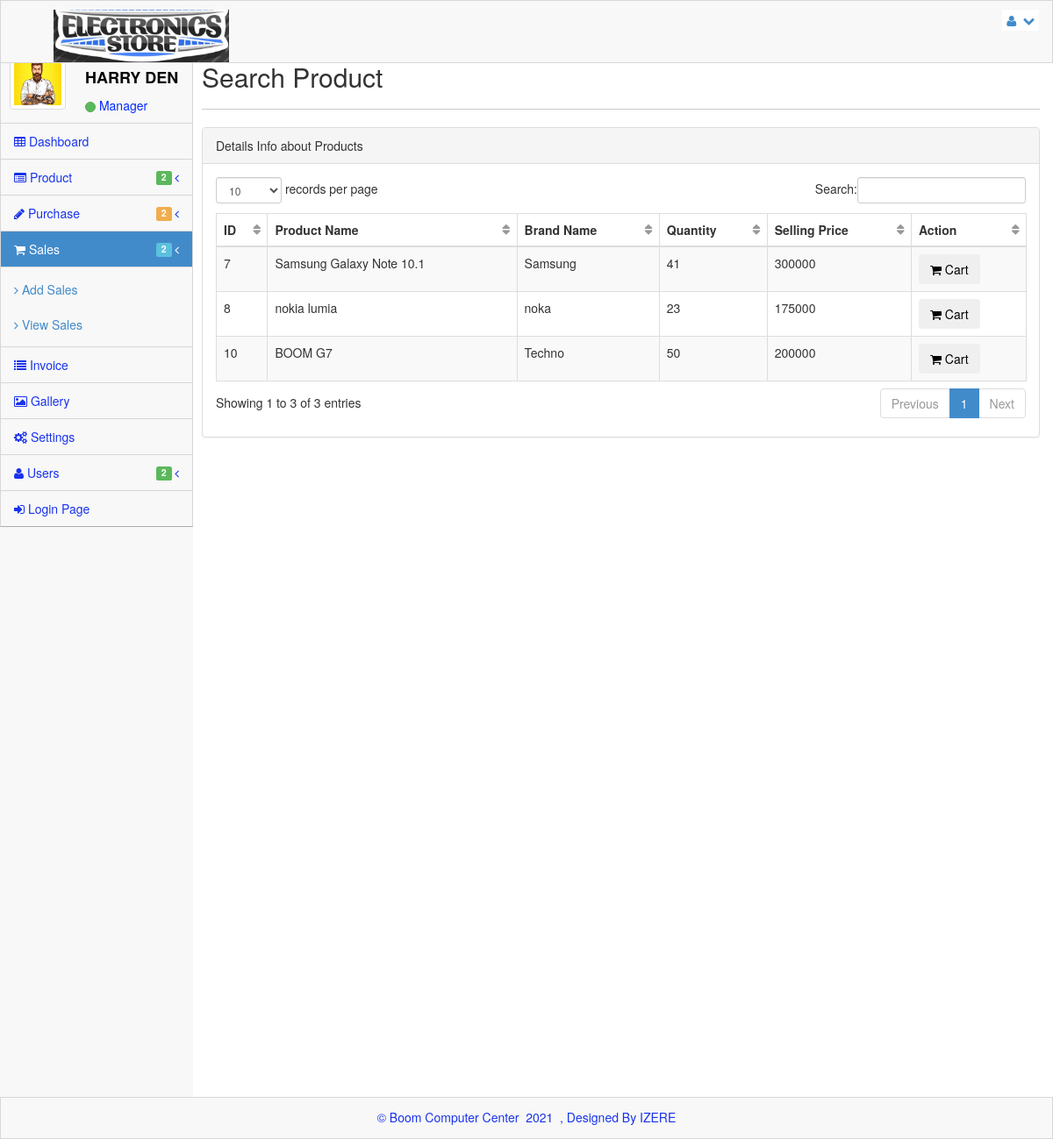
Page /ViewProductToSale.php (signed in) on the committed database.
### tables this page shows
CREATE TABLE IF NOT EXISTS `product` (
  `productid` int(11) NOT NULL AUTO_INCREMENT,
  `product_name` varchar(100) NOT NULL,
  `brand` varchar(50) NOT NULL,
  `price` int(11) NOT NULL,
  `quantity` int(11) NOT NULL,
  `TotalPrice` int(11) NOT NULL,
  `displaysize` varchar(100) NOT NULL,
  `operatingsystem` varchar(100) NOT NULL,
  `Processor` varchar(100) NOT NULL,
  `InternalMemory` varchar(100) NOT NULL,
  `RAM` varchar(100) NOT NULL,
  `cameradescription` varchar(100) NOT NULL,
  `batterylife` varchar(100) NOT NULL,
  `weight` varchar(35) NOT NULL,
  `model` varchar(40) NOT NULL,
  `dimension` varchar(100) NOT NULL,
  `ASIN` varchar(45) NOT NULL,
  `description` text NOT NULL,
  `flaturedimage` varchar(100) NOT NULL,
  `status` varchar(50) NOT NULL,
  `date` varchar(20) NOT NULL,
  `IDUser` int(11) NOT NULL,
  `IDBranch` int(11) NOT NULL,
  PRIMARY KEY (`productid`)
);

### ViewProductToSale.php (the view, shortened to what this page needs)
<?php
if($_SESSION){
$IDBranch=$_SESSION["IDBranch"];
$role=$_SESSION["role"];
include 'Config/config1.php';
?>
<!DOCTYPE html>
 <html lang="en">
<head>
    <link rel="stylesheet" href="assets/plugins/bootstrap/css/bootstrap.css" />
    <link rel="stylesheet" href="assets/css/main.css" />
    <link rel="stylesheet" href="assets/css/theme.css" />
    <link rel="stylesheet" href="assets/css/MoneAdmin.css" />
    <link rel="stylesheet" href="assets/plugins/Font-Awesome/css/font-awesome.css" />
    <link href="assets/plugins/dataTables/dataTables.bootstrap.css" rel="stylesheet" />
</head>
<body class="padTop53 " >
    <div id="wrap">
        <div id="top">
            <nav class="navbar navbar-inverse navbar-fixed-top " style="padding-top: 10px;">
                <header class="navbar-header">
                    <a href="index.html" class="navbar-brand">
                  <img src="assets/img/logo1.png" alt="" / width="200px"></a>
                </header>
                <ul class="nav navbar-top-links navbar-right">
                    <li class="dropdown">
                        <a class="dropdown-toggle" data-toggle="dropdown" href="#">
                            <i class="icon-user "></i>&nbsp; <i class="icon-chevron-down "></i>
                        </a>
                    </li>
                </ul>
            </nav>
        </div>
       <div id="left" >
            <div class="media user-media well-small">
                <a class="user-link" href="#">
                    <img class="media-object img-thumbnail user-img" alt="User Picture" src="assets/img/Profile_Uploaded/<?php echo $_SESSION["profilepicture"] ?>" / style="width:64px; height:64px">
                </a>
                <br />
                <div class="media-body">
                    <h5 class="media-heading"> <?php echo $_SESSION["name"] ?></h5>
                    <ul class="list-unstyled user-info">
                        <li>
                             <a class="btn btn-success btn-xs btn-circle" style="width: 10px;height: 12px;"></a> <?php echo $_SESSION["role"] ?>
                        </li>
                    </ul>
                </div>
                <br />
            </div>
            <ul id="menu" class="collapse">
                <li class="panel">
                    <a href="dashboard.php" >
                        <i class="icon-table"></i> Dashboard
                    </a>
                </li>
                 <li class="panel">
                    <a href="#" data-parent="#menu" data-toggle="collapse" class="accordion-toggle" data-target="#Product">
                        <i class="icon-list-alt"></i> Product
                        <span class="pull-right">
                            <i class="icon-angle-left"></i>
                        </span>
                          &nbsp; <span class="label label-success">2</span>&nbsp;
                    </a>
                </li>
                <?php
				if($role=="Manager")
				{
				?>
                <li class="panel">
                    <a href="#" data-parent="#menu" data-toggle="collapse" class="accordion-toggle" data-target="#Purchase">
                        <i class="icon-pencil"></i> Purchase
                        <span class="pull-right">
                            <i class="icon-angle-left"></i>
                        </span>
                          &nbsp; <span class="label label-warning">2</span>&nbsp;
                    </a>
                </li>
				<?php } ?>
                <li class="panel active">
                    <a href="#" data-parent="#menu" data-toggle="collapse" class="accordion-toggle" data-target="#Sales">
                        <i class="icon-shopping-cart"></i> Sales
                        <span class="pull-right">
                            <i class="icon-angle-left"></i>
                        </span>
                          &nbsp; <span class="label label-info">2</span>&nbsp;
                    </a>
                    <ul class="in" id="Sales">
                        <li><a href="ViewProductToSale.php"><i class="icon-angle-right"></i> Add Sales </a></li>
                        <li><a href="ViewSales.php"><i class="icon-angle-right"></i> View Sales </a></li>
                    </ul>
                </li>
                <li><a href="ViewInvoice.php"><i class="icon-list "></i> Invoice </a></li>
                <li><a href="gallery.php"><i class="icon-picture"></i> Gallery </a></li>
				<?php
				if($role=="Manager")
				{
				?>
                <li><a href="Settings.php"><i class="icon-cogs"></i> Settings </a></li>
                 <li class="panel">
                    <a href="#" data-parent="#menu" data-toggle="collapse" class="accordion-toggle" data-target="#Users">
                        <i class="icon-user"></i> Users
                        <span class="pull-right">
                            <i class="icon-angle-left"></i>
                        </span>
                         &nbsp; <span class="label label-success">2</span>&nbsp;
                    </a>
                </li>
                <?php } ?>
                <li><a href="Execute/ExDestroySession.php"><i class="icon-signin"></i> Login Page </a></li>
            </ul>
        </div>
        <div id="content">
            <div class="inner">
                <div class="row">
                    <div class="col-lg-12">
                        <h2> Search Product </h2>
                    </div>
                </div>
                <hr />
                <div class="row">
                <div class="col-lg-12">
                    <div class="panel panel-default">
                        <div class="panel-heading">
                            Details Info about Products
                      </div>
                        <div class="panel-body">
                            <div class="table-responsive">
                                <table class="table table-striped table-bordered table-hover" id="dataTables-example">
                                    <thead>
                                        <tr>
                                            <th>ID</th>
                                            <th>Product Name</th>
                                            <th>Brand Name</th>
                                            <th>Quantity</th>
                                            <th>Selling Price</th>
                                            <th>Action</th>
                                      </tr>
                                    </thead>
                                    <tbody>
                                    <?php
									if($role=="Manager")
								{
					$query= $dbo->query("SELECT * FROM product ORDER by productid DESC");
					foreach ($query as $product) {
					?>
                                        <tr class="odd gradeX">
                                        	<td><?php echo $product['productid'];?></td>
                                            <td><?php echo $product['product_name'];?></td>
                                            <td><?php echo $product['brand'];?></td>
                                            <td class="center"><?php echo $product['quantity'];?></td>
                                            <td>
                                            <?php
												$IDProduct=$product['productid'];
                                           		 $quer= mysql_query("SELECT DISTINCT Price FROM price where IDProduct='$IDProduct'");
												 while($i = mysql_fetch_array($quer))
														{
													$Price=$i['Price'];
													}
											?>
											<?php echo $Price;?>
                                            </td>
                                            <td class="center">
                                            <a href="AddNewSales.php? id=<?php echo $product['productid'];?>">
                                            <button class="btn"><i class=" icon-shopping-cart"></i> Cart</button> </a>
                                            </td>
                                        </tr>
                                    <?php } }
									else
								{
					$query= $dbo->query("SELECT * FROM product WHERE IDBranch='$IDBranch' ORDER by productid DESC");
					foreach ($query as $product) {
					?>
                                        <tr class="odd gradeX">
                                        	<td><?php echo $product['productid'];?></td>
                                            <td><?php echo $product['product_name'];?></td>
                                            <td><?php echo $product['brand'];?></td>
                                            <td class="center"><?php echo $product['quantity'];?></td>
                                            <td>
                                            <?php
												$IDProduct=$product['productid'];
                                           		 $quer= mysql_query("SELECT DISTINCT Price FROM price where IDProduct='$IDProduct'");
												 while($i = mysql_fetch_array($quer))
														{
													$Price=$i['Price'];
													}
											?>
											<?php echo $Price;?>
                                            </td>
                                            <td class="center">
                                            <a href="AddNewSales.php? id=<?php echo $product['productid'];?>">
                                            <button class="btn"><i class=" icon-shopping-cart"></i> Cart</button> </a>
                                            </td>
                                        </tr>
                                    <?php } }?>
                                  </tbody>
                                </table>
                            </div>
                        </div>
                    </div>
                </div>
            </div>
            </div>
        </div>
    </div>
   <?php
	include 'Footer.php';
	?>
</body>
</html>
<?php
}
else{
echo "<script>location.href='index.php'</script>";
} ?>

### assets/css/MoneAdmin.css (style rules this page uses)
body { background-color: #f8f8f8; }
.navbar-top-links li { display: inline-block; }
.navbar-top-links li:last-child { margin-right: 15px; }
.navbar-top-links li a { padding: 15px; padding:2px 5px 2px 5px; background-color:white; }
table.dataTable thead .sorting, table.dataTable thead .sorting_asc:after, table.dataTable thead .sorting_desc, table.dataTable thead .sorting_asc_disabled, table.dataTable thead .sorting_desc_disabled { background: transparent; }
table.dataTable thead .sorting_asc:after { content: "\f0de"; float: right; font-family: fontawesome; }
table.dataTable thead .sorting:after { content: "\f0dc"; float: right; font-family: fontawesome; color: rgba(50,50,50,.5); }
.btn-circle { width: 30px; height: 30px; padding: 6px 0; border-radius: 15px; text-align: center; font-size: 12px; line-height: 1.428571429; }

### rows in the picture
product: productid "10", product_name "BOOM G7", brand "Techno", quantity "50", Price "200000"
product: productid "8", product_name "nokia lumia", brand "noka", quantity "23", Price "175000"
product: productid "7", product_name "Samsung Galaxy Note 10.1", brand "Samsung", quantity "41", Price "300000"

### other values in the picture
$_SESSION["name"] "HARRY DEN"
$_SESSION["role"] "Manager"
